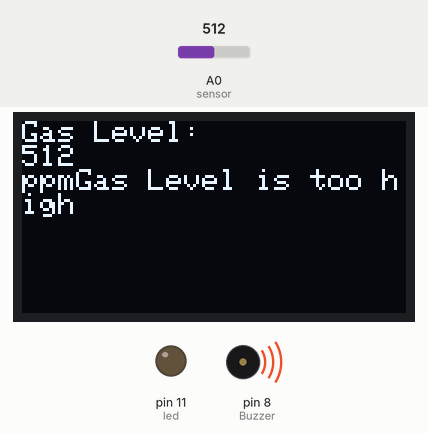
This sketch was run on a simulated Arduino Uno, built with avr-gcc and run on an emulated ATmega328P. Shown: 128×64 one-colour display, output pins drawn as LEDs (lit = HIGH), buzzer (waves = sounding, pin HIGH). The test bench sets the inputs (shaded band); at power-on: A0 (sensor) = 512. What the sketch prints to the serial monitor is not drawn.

Above: at 2.3 s.
2.4 s: A0 (sensor) set to 159
At 3.9 s:
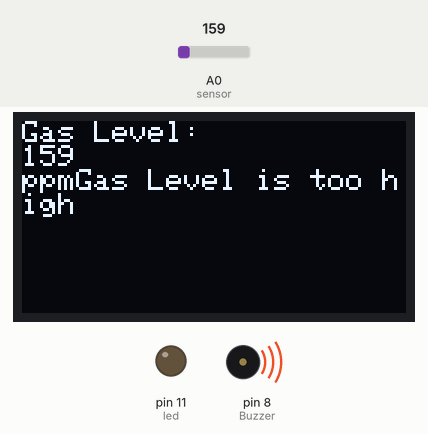
7.5 s: A0 (sensor) set to 141
At 9.0 s:
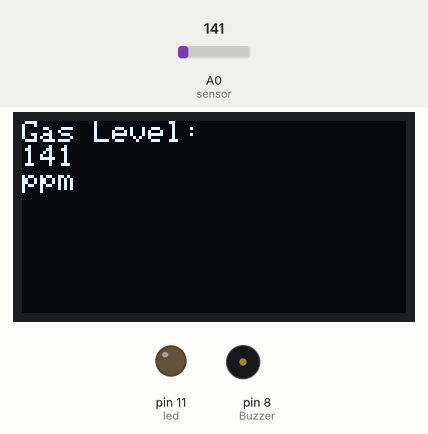
9.6 s: A0 (sensor) set to 160
At 12.0 s:
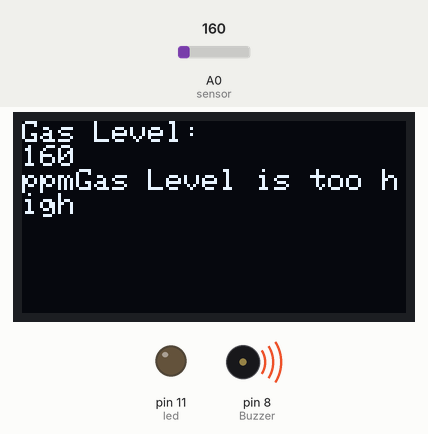
Timing chart, 0 to 13.5 s (numbered marks = the images above; inputs shaded):
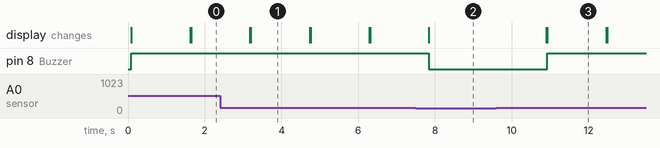

Measured:
- the behaviour switches between 151 and 150 on A0 (sensor) (found by bisection; images 1 and 2)
- after the input at 2.4 s, the display: first changes after 0.77 s (image 1 shows a later state)
- after the input at 7.5 s, pin 8 (Buzzer): HIGH → LOW after 0.34 s; the display: changes after 0.34 s (image 2)
- after the input at 9.6 s, pin 8 (Buzzer): LOW → HIGH after 1.3 s; the display: first changes after 1.3 s (image 3 shows a later state)
- what the display in image 1 shows lasts 1.5 s, from 3.2 s to 4.7 s

The sketch:

Smoke_Alarm.ino
```cpp
#include <Adafruit_SSD1306.h>
#define sensor A0
#define OLED_RESET 4
Adafruit_SSD1306 display(OLED_RESET);

int led = 11;
int gasLevel = 1;
int Buzzer = 8;
void setup() {
  // put your setup code here, to run once:
  Serial.begin(9600);
  display.begin(SSD1306_SWITCHCAPVCC, 0x3C);
  pinMode(sensor, INPUT);
  pinMode(Buzzer, OUTPUT);
  pinMode(led, OUTPUT);

}

void loop() {
  // put your main code here, to run repeatedly:

   display.clearDisplay();
   display.setTextSize(1);
   display.setTextColor(WHITE);
   display.setCursor(0,0);


  gasLevel = analogRead(sensor);
  Serial.println("GasLevel: ");
  Serial.println(gasLevel);

  display.println("Gas Level: ");
  display.println(gasLevel);
  display.print("ppm");
  display.display();

  if (gasLevel>150)
  {
    display.println("Gas Level is too high");
    display.display();
    digitalWrite(Buzzer, HIGH);
    digitalWrite(led, HIGH);
  }
  else
    digitalWrite(Buzzer, LOW);
    digitalWrite(led, LOW);

  delay(1500);


}
```
